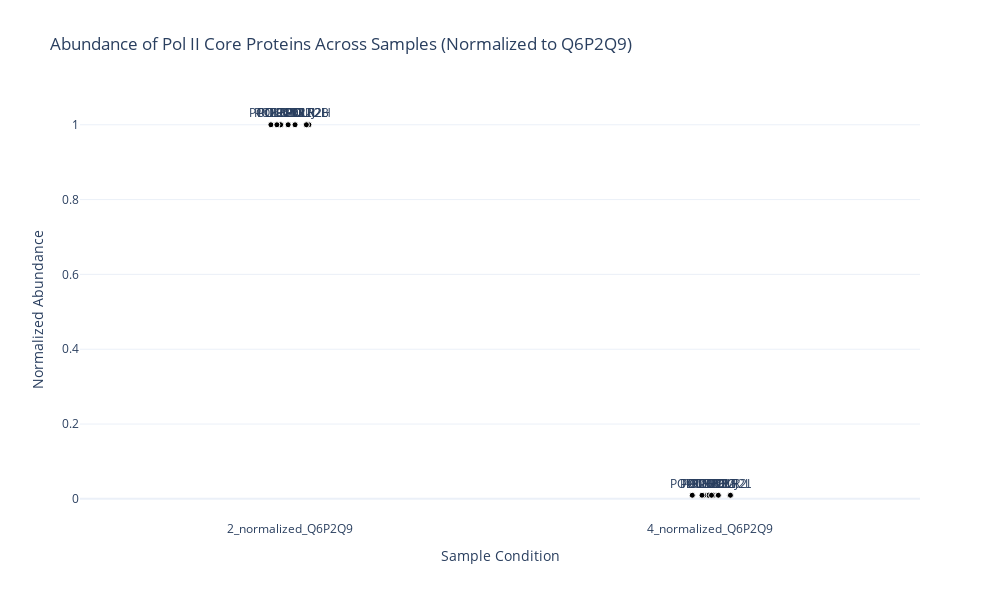
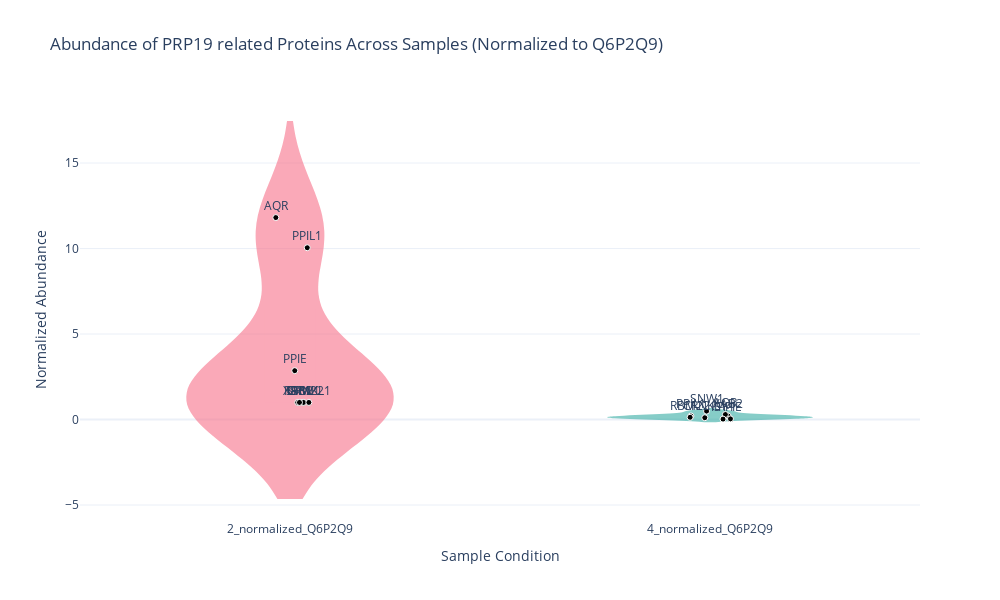

The code cell stored with these charts, in order, in its notebook:
### Markdown cell above
## Violin plots of proteins belonging to Class/Family for all conditiomns

The next plot will generate violin plots showing individual proteins belonging to the seleted Classes/Familys and their abundance in different samples!
**Note:** You can normalise the data to a reference protein as before!

### Code cell
plot_normalized_data = True  # Set True to plot normalized data, False for raw data
reference_protein_accession = 'Q6P2Q9'  # Set to None if you don't want normalization


from utils_mass_spec_analysis_singlicates import (
    ensure_normalization,
    generate_color_palette,
    plot_class_abundance_plotly,
    show_violin_plot_with_save_button
)
from datetime import datetime
import os

# Retrieve hover fields from the field selector
hover_fields = field_selector.get_selected_hover_fields()

# Use selection_results to set conditions and classes:
conditions_to_plot = selection_results["conditions_to_plot"]
classes_to_plot = selection_results["classes_to_plot"]

# Ensure normalization if required
if plot_normalized_data and reference_protein_accession:
    normalized_data = ensure_normalization(preprocessor.merged_data, reference_protein_accession, conditions_to_plot)
else:
    normalized_data = preprocessor.merged_data

# Create output directory for violin plots
violin_plot_dir = os.path.join(output_directory_input, "violin_plots")
os.makedirs(violin_plot_dir, exist_ok=True)

# Create a color map for the conditions (or use your preferred mapping)
color_map = generate_color_palette(conditions_to_plot)

# Timestamp for file names
timestamp = datetime.now().strftime("%Y%m%d_%H%M%S")

# Loop over each class to plot
for class_to_plot in classes_to_plot:
    sanitized_class_name = class_to_plot.replace(' ', '_').replace('/', '_')
    fig = plot_class_abundance_plotly(
        class_to_plot,
        normalized_data,
        conditions_to_plot,
        color_map,
        reference_protein_accession=reference_protein_accession,
        plot_normalized_data=plot_normalized_data,
        label_genes=True,        # or False if you do not want gene labels
        hover_fields=hover_fields  # Use the hover fields from the InteractiveFieldSelector
    )
    show_violin_plot_with_save_button(fig, sanitized_class_name, violin_plot_dir, timestamp)

print("All figures displayed. Use the on-screen widgets to save plots as needed.")

### Figure 1 — Plotly figure (JSON) as saved in the notebook; plotly's stock layout.template omitted (floating-point values rounded to 4 significant figures)
{"data": [{"box": {"visible": true}, "fillcolor": "#f77189", "hoverinfo": "skip", "line": {"color": "rgba(0, 0, 0, 0)"}, "meanline": {"visible": true}, "name": "2_normalized_Q6P2Q9", "opacity": 0.6, "pointpos": 0, "points": "all", "type": "violin", "x": [0, 0, 0, 0, 0, 0, 0, 0, 0], "y": [1, 1, 1, 1, 1, 1, 1, 1, 1]}, {"hoverinfo": "text", "hovertext": ["P30876<br>DNA-directed RNA polymerase II subunit RPB2 OS=Homo sapiens OX=9606 GN=POLR2B PE=1 SV=1", "P19388<br>DNA-directed RNA polymerases I, II, and III subunit RPABC1 OS=Homo sapiens OX=9606 GN=POLR2E PE=1 SV=4", "P62487<br>DNA-directed RNA polymerase II subunit RPB7 OS=Homo sapiens OX=9606 GN=POLR2G PE=1 SV=1", "P52434<br>DNA-directed RNA polymerases I, II, and III subunit RPABC3 OS=Homo sapiens OX=9606 GN=POLR2H PE=1 SV=4", "P62875<br>DNA-directed RNA polymerases I, II, and III subunit RPABC5 OS=Homo sapiens OX=9606 GN=POLR2L PE=1 SV=1", "P36954<br>DNA-directed RNA polymerase II subunit RPB9 OS=Homo sapiens OX=9606 GN=POLR2I PE=1 SV=1", "P52435<br>DNA-directed RNA polymerase II subunit RPB11-a OS=Homo sapiens OX=9606 GN=POLR2J PE=1 SV=1", "P0CAP2<br>DNA-directed RNA polymerase II subunit GRINL1A OS=Homo sapiens OX=9606 GN=POLR2M PE=1 SV=1", "O15514<br>DNA-directed RNA polymerase II subunit RPB4 OS=Homo sapiens OX=9606 GN=POLR2D PE=1 SV=1"], "marker": {"color": "black", "line": {"color": "white", "width": 1}, "opacity": 1, "size": 6}, "mode": "markers+text", "text": ["POLR2B", "POLR2E", "POLR2G", "POLR2H", "POLR2L", "POLR2I", "POLR2J", "POLR2M", "POLR2D"], "textposition": "top center", "type": "scatter", "x": [0.04012, -0.04546, -0.0219, 0.04504, 0.03903, -0.004434, 0.01201, -0.02226, -0.03119], "y": [1, 1, 1, 1, 1, 1, 1, 1, 1]}, {"box": {"visible": true}, "fillcolor": "#36ada4", "hoverinfo": "skip", "line": {"color": "rgba(0, 0, 0, 0)"}, "meanline": {"visible": true}, "name": "4_normalized_Q6P2Q9", "opacity": 0.6, "pointpos": 0, "points": "all", "type": "violin", "x": [1, 1, 1, 1, 1, 1, 1, 1, 1], "y": [0.009661, 0.009661, 0.009661, 0.009661, 0.009661, 0.009661, 0.009661, 0.009661, 0.009661]}, {"hoverinfo": "text", "hovertext": ["P30876<br>DNA-directed RNA polymerase II subunit RPB2 OS=Homo sapiens OX=9606 GN=POLR2B PE=1 SV=1", "P19388<br>DNA-directed RNA polymerases I, II, and III subunit RPABC1 OS=Homo sapiens OX=9606 GN=POLR2E PE=1 SV=4", "P62487<br>DNA-directed RNA polymerase II subunit RPB7 OS=Homo sapiens OX=9606 GN=POLR2G PE=1 SV=1", "P52434<br>DNA-directed RNA polymerases I, II, and III subunit RPABC3 OS=Homo sapiens OX=9606 GN=POLR2H PE=1 SV=4", "P62875<br>DNA-directed RNA polymerases I, II, and III subunit RPABC5 OS=Homo sapiens OX=9606 GN=POLR2L PE=1 SV=1", "P36954<br>DNA-directed RNA polymerase II subunit RPB9 OS=Homo sapiens OX=9606 GN=POLR2I PE=1 SV=1", "P52435<br>DNA-directed RNA polymerase II subunit RPB11-a OS=Homo sapiens OX=9606 GN=POLR2J PE=1 SV=1", "P0CAP2<br>DNA-directed RNA polymerase II subunit GRINL1A OS=Homo sapiens OX=9606 GN=POLR2M PE=1 SV=1", "O15514<br>DNA-directed RNA polymerase II subunit RPB4 OS=Homo sapiens OX=9606 GN=POLR2D PE=1 SV=1"], "marker": {"color": "black", "line": {"color": "white", "width": 1}, "opacity": 1, "size": 6}, "mode": "markers+text", "text": ["POLR2B", "POLR2E", "POLR2G", "POLR2H", "POLR2L", "POLR2I", "POLR2J", "POLR2M", "POLR2D"], "textposition": "top center", "type": "scatter", "x": [0.9964, 0.9853, 1.008, 0.9578, 1.047, 1.049, 1.02, 1.004, 0.981], "y": [0.009661, 0.009661, 0.009661, 0.009661, 0.009661, 0.009661, 0.009661, 0.009661, 0.009661]}], "layout": {"height": 600, "showlegend": false, "title": {"text": "Abundance of Pol II Core Proteins Across Samples (Normalized to Q6P2Q9)"}, "width": 1000, "xaxis": {"tickmode": "array", "ticktext": ["2_normalized_Q6P2Q9", "4_normalized_Q6P2Q9"], "tickvals": [0, 1], "title": {"text": "Sample Condition"}}, "yaxis": {"range": [null, 1.265], "title": {"text": "Normalized Abundance"}}}}

### Figure 2 — Plotly figure (JSON) as saved in the notebook; plotly's stock layout.template omitted (floating-point values rounded to 4 significant figures)
{"data": [{"box": {"visible": true}, "fillcolor": "#f77189", "hoverinfo": "skip", "line": {"color": "rgba(0, 0, 0, 0)"}, "meanline": {"visible": true}, "name": "2_normalized_Q6P2Q9", "opacity": 0.6, "pointpos": 0, "points": "all", "type": "violin", "x": [0, 0, 0, 0, 0, 0, 0, 0], "y": [1, 1, 11.81, 10.05, 1, 1, 1, 2.858]}, {"hoverinfo": "text", "hovertext": ["Q13573<br>SNW domain-containing protein 1 OS=Homo sapiens OX=9606 GN=SNW1 PE=1 SV=1", "Q9HCS7<br>Pre-mRNA-splicing factor SYF1 OS=Homo sapiens OX=9606 GN=XAB2 PE=1 SV=2", "O60306<br>RNA helicase aquarius OS=Homo sapiens OX=9606 GN=AQR PE=1 SV=4", "Q9Y3C6<br>Peptidyl-prolyl cis-trans isomerase-like 1 OS=Homo sapiens OX=9606 GN=PPIL1 PE=1 SV=1", "Q9NW64<br>Pre-mRNA-splicing factor RBM22 OS=Homo sapiens OX=9606 GN=RBM22 PE=1 SV=1", "Q9BZJ0<br>Crooked neck-like protein 1 OS=Homo sapiens OX=9606 GN=CRNKL1 PE=1 SV=4", "Q9ULR0<br>Pre-mRNA-splicing factor ISY1 homolog OS=Homo sapiens OX=9606 GN=ISY1 PE=1 SV=3", "Q9UNP9<br>Peptidyl-prolyl cis-trans isomerase E OS=Homo sapiens OX=9606 GN=PPIE PE=1 SV=1"], "marker": {"color": "black", "line": {"color": "white", "width": 1}, "opacity": 1, "size": 6}, "mode": "markers+text", "text": ["SNW1", "XAB2", "AQR", "PPIL1", "RBM22", "CRNKL1", "ISY1", "PPIE"], "textposition": "top center", "type": "scatter", "x": [0.03138, 0.01847, -0.03374, 0.04109, 0.03225, 0.04498, 0.02257, 0.01134], "y": [1, 1, 11.81, 10.05, 1, 1, 1, 2.858]}, {"box": {"visible": true}, "fillcolor": "#36ada4", "hoverinfo": "skip", "line": {"color": "rgba(0, 0, 0, 0)"}, "meanline": {"visible": true}, "name": "4_normalized_Q6P2Q9", "opacity": 0.6, "pointpos": 0, "points": "all", "type": "violin", "x": [1, 1, 1, 1, 1, 1, 1, 1], "y": [0.4924, 0.2051, 0.2925, 0.2087, 0.1311, 0.1051, 0.02406, 0.03724]}, {"hoverinfo": "text", "hovertext": ["Q13573<br>SNW domain-containing protein 1 OS=Homo sapiens OX=9606 GN=SNW1 PE=1 SV=1", "Q9HCS7<br>Pre-mRNA-splicing factor SYF1 OS=Homo sapiens OX=9606 GN=XAB2 PE=1 SV=2", "O60306<br>RNA helicase aquarius OS=Homo sapiens OX=9606 GN=AQR PE=1 SV=4", "Q9Y3C6<br>Peptidyl-prolyl cis-trans isomerase-like 1 OS=Homo sapiens OX=9606 GN=PPIL1 PE=1 SV=1", "Q9NW64<br>Pre-mRNA-splicing factor RBM22 OS=Homo sapiens OX=9606 GN=RBM22 PE=1 SV=1", "Q9BZJ0<br>Crooked neck-like protein 1 OS=Homo sapiens OX=9606 GN=CRNKL1 PE=1 SV=4", "Q9ULR0<br>Pre-mRNA-splicing factor ISY1 homolog OS=Homo sapiens OX=9606 GN=ISY1 PE=1 SV=3", "Q9UNP9<br>Peptidyl-prolyl cis-trans isomerase E OS=Homo sapiens OX=9606 GN=PPIE PE=1 SV=1"], "marker": {"color": "black", "line": {"color": "white", "width": 1}, "opacity": 1, "size": 6}, "mode": "markers+text", "text": ["SNW1", "XAB2", "AQR", "PPIL1", "RBM22", "CRNKL1", "ISY1", "PPIE"], "textposition": "top center", "type": "scatter", "x": [0.9918, 1.043, 1.037, 0.9545, 0.9526, 0.9876, 1.031, 1.049], "y": [0.4924, 0.2051, 0.2925, 0.2087, 0.1311, 0.1051, 0.02406, 0.03724]}], "layout": {"height": 600, "showlegend": false, "title": {"text": "Abundance of PRP19 related Proteins Across Samples (Normalized to Q6P2Q9)"}, "width": 1000, "xaxis": {"tickmode": "array", "ticktext": ["2_normalized_Q6P2Q9", "4_normalized_Q6P2Q9"], "tickvals": [0, 1], "title": {"text": "Sample Condition"}}, "yaxis": {"range": [null, 14.94], "title": {"text": "Normalized Abundance"}}}}
